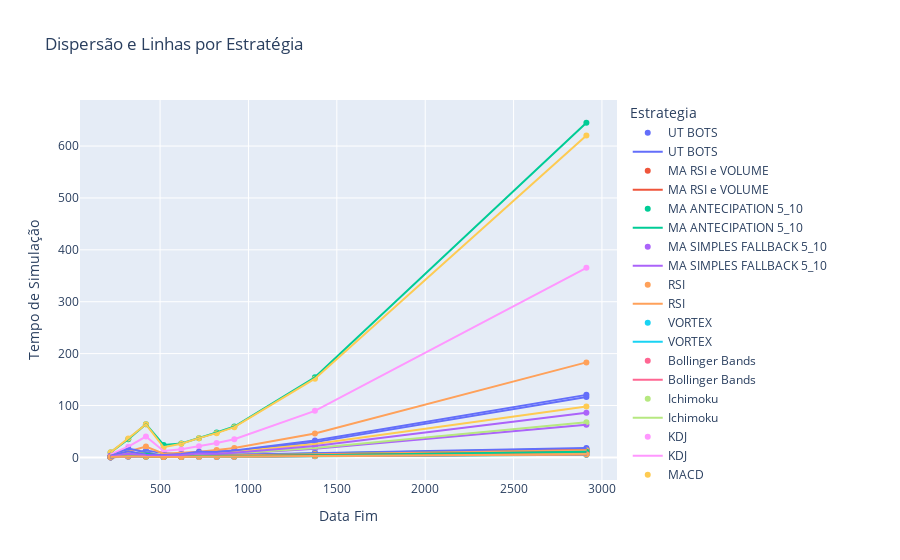

Write notebook code for a chart like this one.
### Code cell
import plotly.express as px
fig = px.scatter(df, 
                 y="Tempo_Simulacao", 
                 x="Data_Fim", 
                 color="Estrategia",
                 title="Dispersão e Linhas por Estratégia",
                 labels={"Tempo_Simulacao": "Tempo de Simulação", "Data_Fim": "Data Fim"},
                 hover_data=["Estrategia"])

# Adiciona linha conectando os pontos por 'Estrategia'
fig.add_traces(px.line(df, y="Tempo_Simulacao", x="Data_Fim", color="Estrategia").data)

fig.show()
